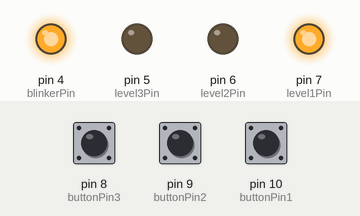
Simulated run of this sketch. Board: Arduino Uno, built with avr-gcc and run on an emulated ATmega328P. On the bench: output pins drawn as LEDs (lit = HIGH). Dashed ring = blinking. The inputs (shaded band) are chosen by the test bench; at power-on: pin 8 (buttonPin3) HIGH, pin 9 (buttonPin2) HIGH, pin 10 (buttonPin1) HIGH.

Above: at 1.2 s.
1.3 s: pin 8 (buttonPin3) pulled LOW for 0.15 s
At 2.45 s:
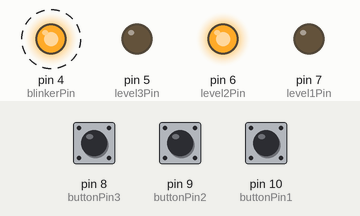
4.3 s: pin 9 (buttonPin2) pulled LOW for 0.15 s
At 5.71 s:
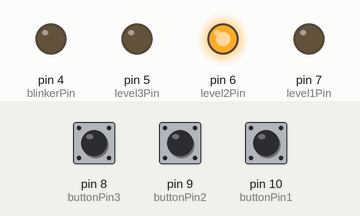
7.3 s: pin 8 (buttonPin3) pulled LOW for 1 s
At 9.7 s:
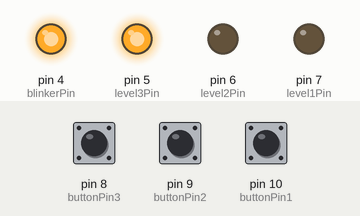
10.3 s: pin 9 (buttonPin2) pulled LOW for 1 s
At 13.1 s:
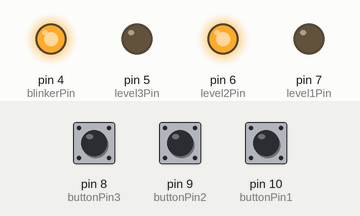
Timing chart, 0 to 14.3 s (numbered marks = the images above; inputs shaded):
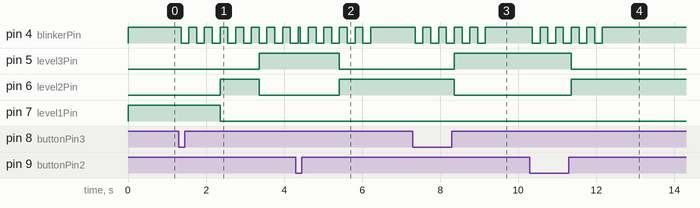

The sketch:

homework2.ino
```cpp
const int buttonPin1 = 10;
const int buttonPin2 = 9;
const int buttonPin3 = 8;

const int buttons[] = {buttonPin1, buttonPin2, buttonPin3};

const int level1Pin = 7;
const int level2Pin = 6;
const int level3Pin = 5;

const int levels[] = {level1Pin, level2Pin, level3Pin};

const int blinkerPin = 4;
const int blinkDelay = 200;
int lastBlink = 0;
byte blinkerState = HIGH;

byte buttonState[] = {HIGH, HIGH, HIGH};
byte ledState[] = {LOW, LOW, LOW};
byte buttonReading[] = {HIGH, HIGH, HIGH};
byte lastButtonReading[] = {HIGH, HIGH, HIGH};

const int debounceDelay = 60;
unsigned long int lastDebounce[] = {0, 0, 0};

byte i = 0;
byte currentLevel = 0;
byte nextLevel = 0;
bool isMoving = false;

const int levelMovingDelay = 1000;
int lastMovingTime = 0;

void setup() {
  for (int i = 0; i < 3; i++) {
    pinMode(buttons[i], INPUT_PULLUP);
    pinMode(levels[i], OUTPUT);
  }
  pinMode(blinkerPin, OUTPUT);
  ledState[currentLevel] = HIGH;
  digitalWrite(levels[currentLevel], HIGH);
}

// in superLOOP daca nu ne miscam verificam butoanele in cazul in care cineva cheama liftul
// daca se intample sa-l apese liftul se pune in miscare, iar cat timp este in miscare nu mai verificam butoanele
// ci mutam liftul de la nivelul curent la nivelul butonului apasat
void loop() {
  blink();
  if (!isMoving) {
    for (int i = 0; i < 3; i++) {
      checkButton(i);
    }
  } else {
    moveElevator(currentLevel, nextLevel);
  }
}

void blink() {
  if (!isMoving) {
    blinkerState = HIGH;
  } else if (millis() - lastBlink >= blinkDelay) {
    lastBlink = millis();
    blinkerState = !blinkerState;
  }
  digitalWrite(blinkerPin, blinkerState);
}

// verfica pentru un buton dat daca state ul s-a schimbat. daca da pornim un timer si daca
// dupa o perioada de 50 ms state ul citit e diferit de state ul butonului inseamna ca butonul si-a schimat starea
// si atunci verificam daca s-a apasat pe buton si daca nu s a apasat la nivelul curent, atunci tinem minte nivelul
// destinatie si punem liftul in miscare
void checkButton(int idx) {
  buttonReading[idx] = digitalRead(buttons[idx]);

  if (buttonReading[idx] != lastButtonReading[idx]) {
    lastDebounce[idx] = millis();
  }

  if (millis() - lastDebounce[idx] >= debounceDelay) {
    if (buttonReading[idx] != buttonState[idx]) {
      buttonState[idx] = buttonReading[idx];
      if (buttonState[idx] == LOW && currentLevel != idx) {
        nextLevel = idx;
        isMoving = true;
        lastMovingTime = millis();
      }
    }
  }
  digitalWrite(levels[idx], ledState[idx]);
  lastButtonReading[idx] = buttonReading[idx];
}

// o data la un interval de o secunde mutam liftul cu un nivel, daca nivelul destinatie
// este mai sus, ne ducem cu un nivel in sus, daca e in jos, ne ducem un nivel in jos
// cand nivelul curent == nivelul destinatie, am ajuns :)
void moveElevator(byte &currentLevel, byte nextLevel) {
  if (millis() - lastMovingTime >= levelMovingDelay) {
    lastMovingTime = millis();

    if (nextLevel - currentLevel > 0) { // urcam
      ledState[currentLevel] = LOW;
      digitalWrite(levels[currentLevel], LOW);
      currentLevel++;
      ledState[currentLevel] = HIGH;
      digitalWrite(levels[currentLevel], HIGH);

    } else if (nextLevel - currentLevel < 0) { // coboram
      ledState[currentLevel] = LOW;
      digitalWrite(levels[currentLevel], LOW);
      currentLevel--;
      ledState[currentLevel] = HIGH;
      digitalWrite(levels[currentLevel], HIGH);

    } else { // am ajuns
      isMoving = false;
      return;
    }
  }
}
```

Measured:
- after the input at 1.3 s, pin 4 (blinkerPin): alternates HIGH for 0.20 s and LOW for 0.20 s, starting after 0.06 s; pin 5 (level3Pin): LOW → HIGH after 2.1 s; pin 6 (level2Pin): LOW → HIGH after 1.1 s, → LOW 1.0 s later; pin 7 (level1Pin): HIGH → LOW after 1.1 s
- after the input at 4.3 s, pin 5 (level3Pin): HIGH → LOW after 1.1 s; pin 6 (level2Pin): LOW → HIGH after 1.1 s
- after the input at 7.3 s, pin 4 (blinkerPin): alternates HIGH for 0.20 s and LOW for 0.20 s, 10 changes in all, then stays HIGH, starting after 0.06 s; pin 5 (level3Pin): LOW → HIGH after 1.1 s; pin 6 (level2Pin): HIGH → LOW after 1.1 s
- after the input at 10.3 s, pin 4 (blinkerPin): alternates HIGH for 0.20 s and LOW for 0.20 s, 10 changes in all, then stays HIGH, starting after 0.06 s; pin 5 (level3Pin): HIGH → LOW after 1.1 s; pin 6 (level2Pin): LOW → HIGH after 1.1 s
